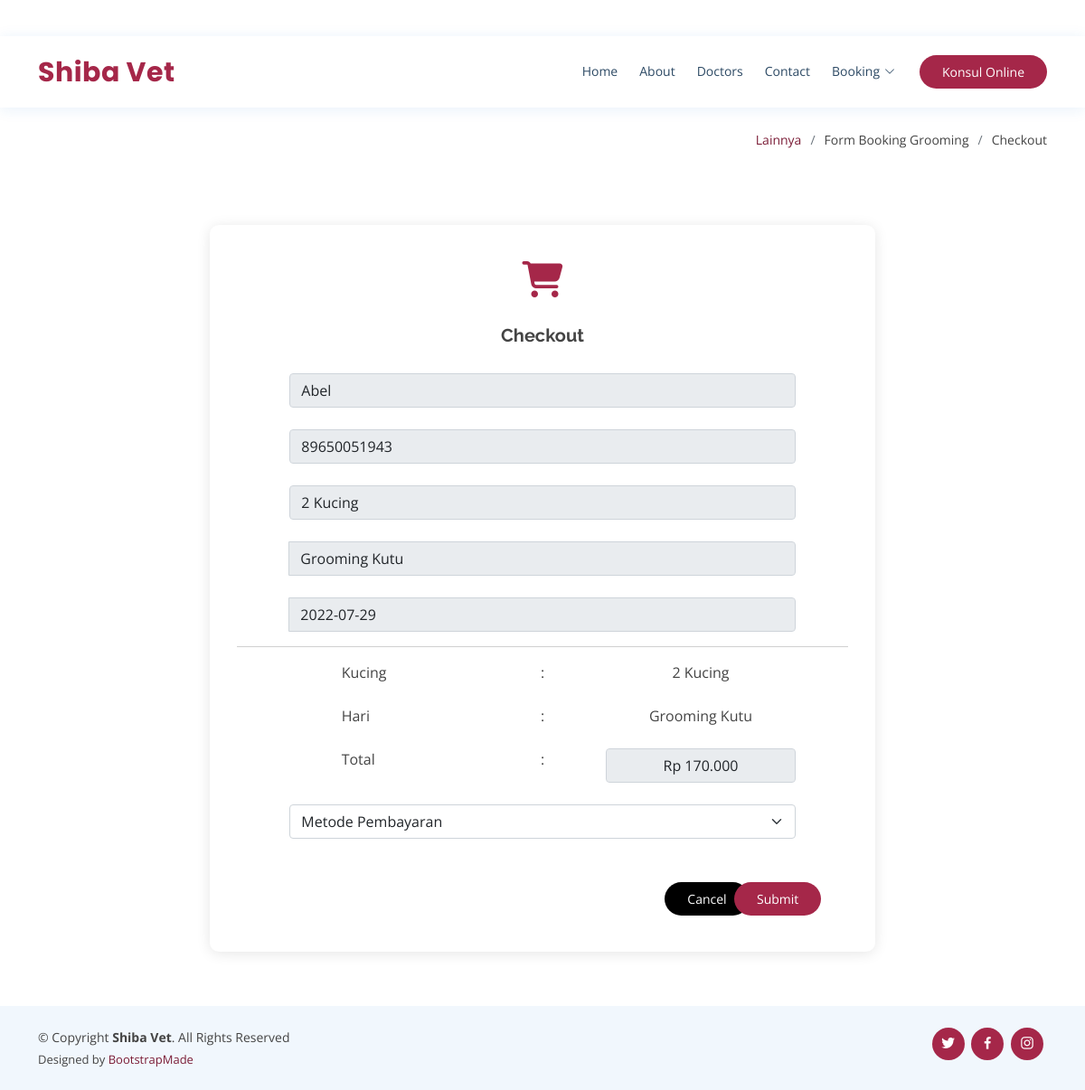
The page /User/Front/forms/checkoutgrooming.php?telp_grooming=89650051943 on the database its author committed.
### tables this page shows
CREATE TABLE `tb_grooming` (
  `id_grooming` int(11) NOT NULL,
  `nama_grooming` varchar(32) NOT NULL,
  `telp_grooming` varchar(32) NOT NULL,
  `jumlah_grooming` varchar(32) NOT NULL,
  `jenis_grooming` varchar(32) NOT NULL,
  `waktu_grooming` varchar(32) NOT NULL,
  `total_grooming` varchar(32) NOT NULL,
  `metode_pembayaran` varchar(32) NOT NULL,
  `status_grooming` varchar(32) NOT NULL
);

### User/Front/forms/checkoutgrooming.php (the view, shortened to what this page needs)
<!DOCTYPE html>
<html lang="en">
<?php include'../include/header.php'; ?>
<body>
    <main id="main">
        <section class="breadcrumbs">
            <div class="container">
                <div class="d-flex justify-content-between align-items-center">
                    <h2>&nbsp;</h2>
                    <ol>
                        <li><a href="../index.html" style="color:#7B1D37;">Lainnya</a></li>
                        <li>Form Booking Grooming</li>
                        <li>Checkout</li>
                    </ol>
                </div>
            </div>
        </section>
        <section id="why-us" class="why-us">
            <div class="container">
                <div class="col-md-12">
                    <div class="icon-boxes d-flex flex-column justify-content-center">
                        <div class="row">
                            <div class="col-xl-2 d-flex align-items-stretch">
                            </div>
                            <div class="col-xl-8 d-flex align-items-stretch">
                                <div class="icon-box mt-4 mt-xl-0">
                                    <i class="fa-solid fa-cart-shopping"></i>
                                    <h4>Checkout
                                    </h4>
                                    <?php
	                                include '../../Back/conn.php';
	                                $telp_grooming = $_GET['telp_grooming'];
	                                $data = mysqli_query($conn,"SELECT * FROM tb_grooming WHERE telp_grooming = '$telp_grooming'");
	                                while($d = mysqli_fetch_array($data)){
		                            ?>
                                    <form action="../../../User/Back/exc-checkoutgrooming.php" method="POST"
                                        role="form">
                                        <div class="row">
                                            <div class="col-md-1 form-group text-align-center">
                                            </div>
                                            <div class="col-md-10 form-group text-align-center">
                                                <input type="text" name="nama_grooming" class="form-control"
                                                    readonly="true" id="name" value="<?= $d['nama_grooming']?>">
                                            </div>
                                            <div class="col-md-1 form-group text-align-center">
                                            </div>
                                        </div>
                                        <br>
                                        <div class="row">
                                            <div class="col-md-1 form-group text-align-center">
                                            </div>
                                            <div class="col-md-10 form-group text-align-center">
                                                <input type="text" readonly="true" name="telp_grooming"
                                                    class="form-control" value="<?= $d['telp_grooming']?>">
                                            </div>
                                            <div class="col-md-1 form-group text-align-center">
                                            </div>
                                        </div>
                                        <br>
                                        <div class="row">
                                            <div class="col-md-1 form-group text-align-center">
                                            </div>
                                            <div class="col-md-10 form-group text-align-center">
                                                <input type="text" readonly="true" name="jumlah_grooming"
                                                    class="form-control" value="<?= $d['jumlah_grooming']?>">
                                            </div>
                                            <div class="col-md-1 form-group text-align-center">
                                            </div>
                                        </div>
                                        <br>
                                        <div class="row">
                                            <div class="col-md-1 form-group text-align-center">
                                            </div>
                                            <div class="col-md-10 form-group text-align-center">
                                                <div class="input-group">
                                                    <input type="text" readonly="true" name="jenis_grooming"
                                                        class="form-control" placeholder="Jumlah"
                                                        value="<?= $d['jenis_grooming']?>">
                                                </div>
                                            </div>
                                            <div class="col-md-1 form-group text-align-center">
                                            </div>
                                        </div>
                                        <br>
                                        <div class="row">
                                            <div class="col-md-1 form-group text-align-center">
                                            </div>
                                            <div class="col-md-10 form-group text-align-center">
                                                <div class="input-group">
                                                    <input type="text" readonly="true" class="form-control"
                                                        name="waktu_grooming" value="<?= $d['waktu_grooming']?>" />
                                                </div>
                                            </div>
                                            <div class="col-md-1 form-group text-align-center">
                                            </div>
                                        </div>
                                        <hr>
                                        <div class="row">
                                            <div class="col-md-2 form-group text-align-center">
                                            </div>
                                            <div class="col-md-3 form-group text-align-center">
                                                <div class="input-group">
                                                    <span>Kucing</span>
                                                </div>
                                            </div>
                                            <div class="col-md-2 form-group text-align-center">
                                                <span>:</span>
                                            </div>
                                            <div class="col-md-4 form-group text-align-center">
                                                <span><?= $d['jumlah_grooming']?></span>
                                            </div>
                                        </div>
                                        <br>
                                        <div class="row">
                                            <div class="col-md-2 form-group text-align-center">
                                            </div>
                                            <div class="col-md-3 form-group text-align-center">
                                                <div class="input-group">
                                                    <span>Hari</span>
                                                </div>
                                            </div>
                                            <div class="col-md-2 form-group text-align-center">
                                                <span>:</span>
                                            </div>
                                            <div class="col-md-4 form-group text-align-center">
                                                <span><?= $d['jenis_grooming']?></span>
                                            </div>
                                        </div>
                                        <br>
                                        <div class="row">
                                            <div class="col-md-2 form-group text-align-center">
                                            </div>
                                            <div class="col-md-3 form-group text-align-center">
                                                <div class="input-group">
                                                    <span>Total</span>
                                                </div>
                                            </div>
                                            <div class="col-md-2 form-group text-align-center">
                                                <span>:</span>
                                            </div>
                                            <div class="col-md-4 form-group text-align-center">
                                                <span>
                                                    <?php
                                                   if($d['jumlah_grooming'] == '1 Kucing' && $d['jenis_grooming'] == 'Grooming Sehat'){
                                                    echo "<input type='text' readonly='true' class='form-control' style='text-align: center;'
                                                        name='total_grooming' value='Rp 80.000'";
                                                    }elseif($d['jumlah_grooming'] == '1 Kucing' && $d['jenis_grooming'] == 'Grooming Kutu'){
                                                    echo "<input type='text' readonly='true' class='form-control' style='text-align: center;'
                                                        name='total_grooming' value='Rp 90.000'";
                                                    }elseif($d['jumlah_grooming'] == '1 Kucing' && $d['jenis_grooming'] == 'Grooming Lengkap'){
                                                    echo "<input type='text' readonly='true' class='form-control' style='text-align: center;'
                                                        name='total_grooming' value='Rp 110.000'";
                                                    }elseif($d['jumlah_grooming'] == '2 Kucing' && $d['jenis_grooming'] == 'Grooming Sehat'){
                                                    echo "<input type='text' readonly='true' class='form-control' style='text-align: center;'
                                                        name='total_grooming' value='Rp 150.000'";
                                                    }elseif($d['jumlah_grooming'] == '2 Kucing' && $d['jenis_grooming'] == 'Grooming Kutu'){
                                                    echo "<input type='text' readonly='true' class='form-control' style='text-align: center;'
                                                        name='total_grooming' value='Rp 170.000'";
                                                    }elseif($d['jumlah_grooming'] == '2 Kucing' && $d['jenis_grooming'] == 'Grooming Lengkap'){
                                                    echo "<input type='text' readonly='true' class='form-control' style='text-align: center;'
                                                        name='total_grooming' value='Rp 200.000'";
                                                    }elseif($d['jumlah_grooming'] == '3 Kucing' && $d['jenis_grooming'] == 'Grooming Sehat'){
                                                    echo "<input type='text' readonly='true' class='form-control' style='text-align: center;'
                                                        name='total_grooming' value='Rp 200.000'";
                                                    }elseif($d['jumlah_grooming'] == '3 Kucing' && $d['jenis_grooming'] == 'Grooming Kutu'){
                                                    echo "<input type='text' readonly='true' class='form-control' style='text-align: center;'
                                                        name='total_grooming' value='Rp 230.000'";
                                                    }elseif($d['jumlah_grooming'] == '3 Kucing' && $d['jenis_grooming'] == 'Grooming Lengkap'){
                                                    echo "<input type='text' readonly='true' class='form-control' style='text-align: center;'
                                                        name='total_grooming' value='Rp 280.000'";
                                                }
                                                else{
                                                    echo"Invalid";
                                                }
                                                ?>
                                                </span>
                                            </div>
                                        </div>
                                        <br>
                                        <div class="row">
                                            <div class="col-md-1 form-group text-align-center">
                                            </div>
                                            <div class="col-md-10 form-group text-align-center">
                                                <select name="metode_pembayaran" id="metode_pembayaran" required
                                                    class="form-select">
                                                    <option selected disabled readonly="true">Metode Pembayaran</option>
                                                </select>
                                            </div>
                                            <div class="col-md-1 form-group text-align-center">
                                            </div>
                                        </div>
                                        <br>
                                        <br>
                                        <div class="row">
                                            <div class="col-md-7 form-group text-align-center">
                                            </div>
                                            <div class="col-md-2 form-group text-align-center">
                                                <a href="../../Back/exc-cancelgrooming.php?telp_grooming=<?=$telp_grooming?>"
                                                    class="appointment-btn2"><span class="d-none d-md-inline">Cancel</a>
                                            </div>
                                            <div class="col-md-2 form-group text-align-center">
                                                <button type="submit" name="submit" class="appointment-btn"><span
                                                        class="d-none d-md-inline">Submit</button>
                                            </div>
                                            <div class="col-md-1 form-group text-align-center">
                                            </div>
                                        </div>
                                    </form>
                                    <?php } ?>
                                </div>
                            </div>
                            <div class="col-xl-2 d-flex align-items-stretch">
                            </div>
                        </div>
                    </div>
                </div>
            </div>
        </section>
    </main>
 <?php include'../include/footer.php' ?>
</body>
</html>

### rows shown on the page
tb_grooming: nama_grooming "Abel", telp_grooming "89650051943", jumlah_grooming "2 Kucing", jenis_grooming "Grooming Kutu", waktu_grooming "2022-07-29"
